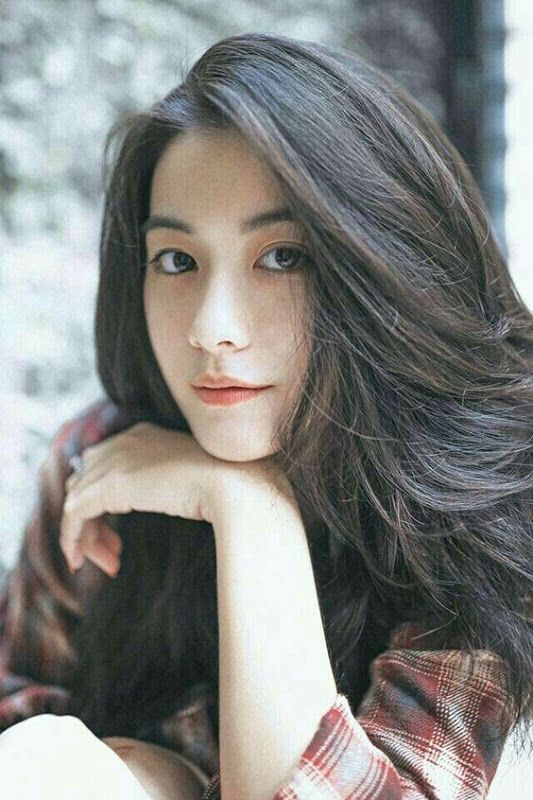
#> input picture resources/girl.jpg, 533 x 800 px
$ python 3_Resizing_and_Cropying.py
#> lines starting #> are read from the running program, lines starting #| are printed output that depends on the picture
# Resizing and croping

import cv2
import numpy as np

img = cv2.imread('resources/girl.jpg')
#> img is the input picture: shape (800, 533, 3); mean B, G, R 128.8, 131.6, 131
print(img.shape)
#| (800, 533, 3)
imgresize = cv2.resize(img, (400, 533))
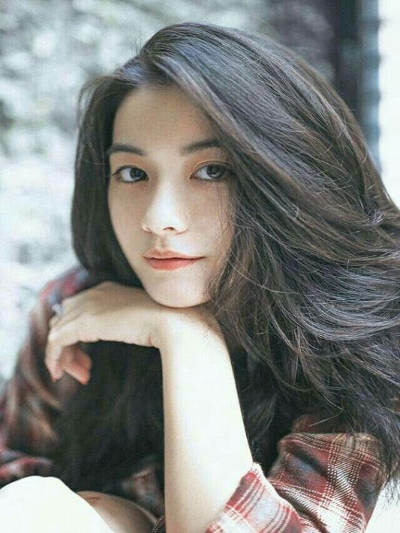
#> imgresize: shape (533, 400, 3); mean B, G, R 128.7, 131.5, 130.8
print(imgresize.shape)
#| (533, 400, 3)
imgcrop = img[30:470, 80:480]
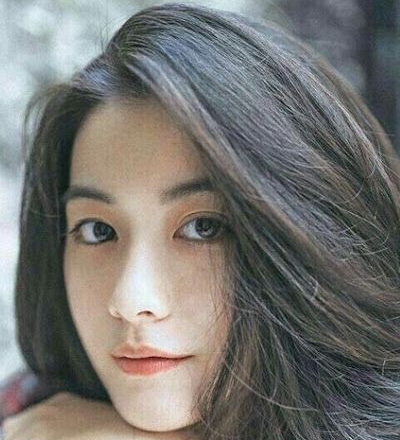
#> imgcrop: shape (440, 400, 3); mean B, G, R 112.7, 116.5, 117.4
cv2.imshow('girl resize image',imgresize)
cv2.imshow('girl image', img)
cv2.imshow('croped', imgcrop)
cv2.waitKey(0)
